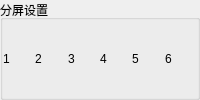
               <widget class="QGroupBox" name="groupBox_5">
                <property name="title">
                 <string>分屏设置</string>
                </property>
                <layout class="QHBoxLayout" name="horizontalLayout_3">
                 <property name="spacing">
                  <number>0</number>
                 </property>
                 <property name="leftMargin">
                  <number>0</number>
                 </property>
                 <property name="topMargin">
                  <number>0</number>
                 </property>
                 <property name="rightMargin">
                  <number>0</number>
                 </property>
                 <property name="bottomMargin">
                  <number>0</number>
                 </property>
                 <item>
                  <widget class="QLabel" name="label_24">
                   <property name="sizePolicy">
                    <sizepolicy hsizetype="Preferred" vsizetype="Preferred">
                     <horstretch>0</horstretch>
                     <verstretch>0</verstretch>
                    </sizepolicy>
                   </property>
                   <property name="text">
                    <string>1</string>
                   </property>
                  </widget>
                 </item>
                 <item>
                  <widget class="QLabel" name="label_23">
                   <property name="text">
                    <string>2</string>
                   </property>
                  </widget>
                 </item>
                 <item>
                  <widget class="QLabel" name="label_28">
                   <property name="text">
                    <string>3</string>
                   </property>
                  </widget>
                 </item>
                 <item>
                  <widget class="QLabel" name="label_27">
                   <property name="text">
                    <string>4</string>
                   </property>
                  </widget>
                 </item>
                 <item>
                  <widget class="QLabel" name="label_26">
                   <property name="text">
                    <string>5</string>
                   </property>
                  </widget>
                 </item>
                 <item>
                  <widget class="QLabel" name="label_25">
                   <property name="text">
                    <string>6</string>
                   </property>
                  </widget>
                 </item>
                </layout>
               </widget>
